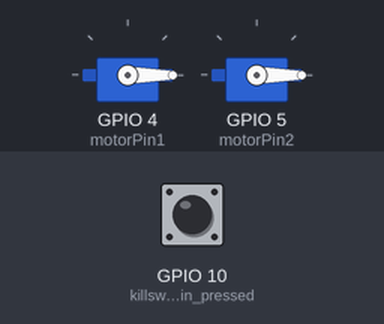
Recording of a sketch running on a simulated ESP32-S3. Parts: 2 × servo. The inputs (shaded band) are chosen by the test bench; at power-on: GPIO 10 (killswitch_pin_pressed) HIGH. What the sketch prints to the serial monitor is not drawn.

Above: at 6.2 s.
6.3 s: GPIO 10 (killswitch_pin_pressed) pulled LOW for 0.15 s
At 6.7 s:
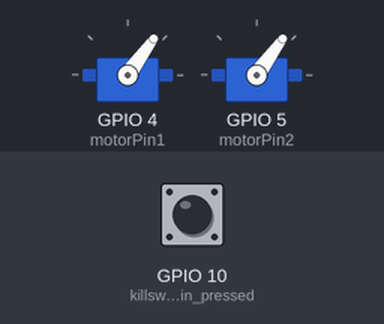
7.9 s: GPIO 10 (killswitch_pin_pressed) pulled LOW for 1 s
At 9.2 s:
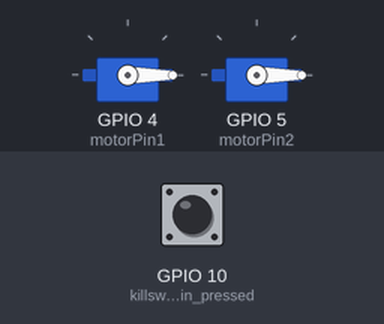
11.9 s: GPIO 10 (killswitch_pin_pressed) pulled LOW for 3.2 s
At 12.2 s:
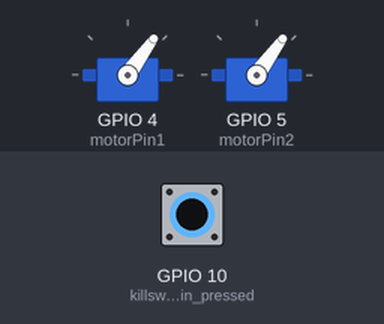
16.6 s: GPIO 10 (killswitch_pin_pressed) pulsed LOW 5 times (0.12 s each, 0.3 s apart)
At 16.75 s:
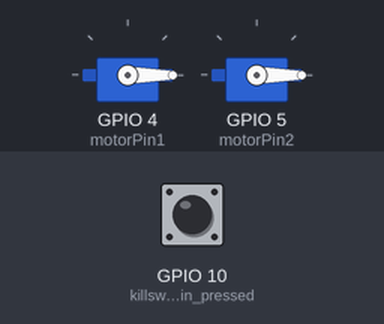
21.1 s: GPIO 10 (killswitch_pin_pressed) pulsed LOW 2 times (0.12 s each, 0.3 s apart)
At 21.9 s:
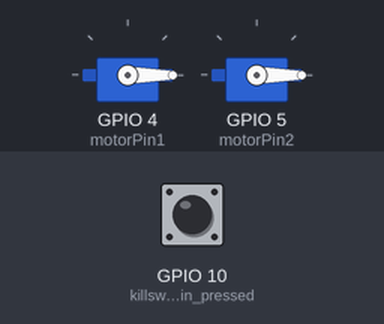
Timing chart, 0 to 24.1 s (numbered marks = the images above; inputs shaded):
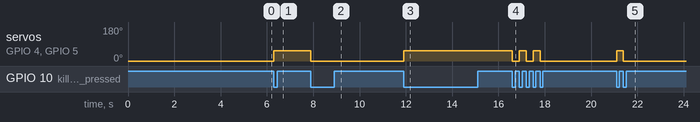

The sketch:

motor_dir_check.ino
```cpp
#include <ESP32Servo.h>

Servo motor1;
Servo motor2;

const int motorPin1 = 4;  // Pin connected to the servo
const int motorPin2 = 5;  // Pin connected to the servo

const int minPulseWidth = 1000;  // Minimum pulse width in microseconds (1 ms)
const int maxPulseWidth = 2000;  // Maximum pulse width in microseconds (2 ms)
//const int maxPosition = 1000;    // Maximum position value (0 to 1000)

const int killswitch_pin_pressed = 10;

volatile bool state = LOW;  // System initially off
volatile unsigned long last_interrupt_time = 0;


void setup() {
  Serial.begin(115200);

  ESP32PWM::allocateTimer(0);
  ESP32PWM::allocateTimer(1);
  ESP32PWM::allocateTimer(2);
  ESP32PWM::allocateTimer(3);
  motor1.setPeriodHertz(50);  // standard 50 hz servo
  motor2.setPeriodHertz(50);  // standard 50 hz servo
  motor1.attach(motorPin1, 1000, 2000);
  motor2.attach(motorPin2, 1000, 2000);

  pinMode(killswitch_pin_pressed, INPUT_PULLUP);
  attachInterrupt(digitalPinToInterrupt(killswitch_pin_pressed), killswitch, FALLING);


  //esc_calibration();  //only first time


  Serial.println("set pulse with to 1000 (0%)");
  motor1.writeMicroseconds(1000);
  motor2.writeMicroseconds(1000);
  delay(5000);
}

void loop() {
  if (state == HIGH) {
     Serial.println("system is active");
    motor1.writeMicroseconds(1300);  //set to 1000us puls length
    motor2.writeMicroseconds(1300);  //set to 1000us puls length
  }
  if (state == LOW) {
    Serial.println("system is not running");
    motor1.writeMicroseconds(minPulseWidth);  //set to 1000us puls length
    motor2.writeMicroseconds(minPulseWidth);  //set to 1000us puls length
  }
  //do nothing
}

void esc_calibration() {
  motor1.writeMicroseconds(maxPulseWidth);  // set to 2000us puls length
  motor2.writeMicroseconds(maxPulseWidth);  // set to 2000us puls length
  Serial.println("max positon");
  Serial.println("now wait for the motor calibration beeps");

  while (state == LOW) { delay(10); }  //if switch is not low wait

  motor1.writeMicroseconds(minPulseWidth);  //set to 1000us puls length
  motor2.writeMicroseconds(minPulseWidth);  //set to 1000us puls length
  Serial.println("low position");
}

void killswitch() {
  unsigned long interrupt_time = millis();

  // Debounce: Ignore interrupt if triggered within the last 200ms
  if (interrupt_time - last_interrupt_time > 200) {
    // Toggle the system state
    state = !state;

    // Motor control based on the new state
    if (state == LOW) {
      motor1.writeMicroseconds(minPulseWidth);  //set to 1000us puls length
      motor2.writeMicroseconds(minPulseWidth);  //set to 1000us puls length
    } else {
      //start test system
    }

    // Update the last interrupt time
    last_interrupt_time = interrupt_time;
  }
}
```

Measured:
- after the input at 6.3 s, servo on GPIO 4 (motorPin1), servo on GPIO 5 (motorPin2): 0° → 54° at once
- after the input at 7.9 s, servo on GPIO 4 (motorPin1), servo on GPIO 5 (motorPin2): 54° → 0° at once
- after the input at 11.9 s, servo on GPIO 4 (motorPin1), servo on GPIO 5 (motorPin2): 0° → 54° at once
- after the input at 16.6 s, servo on GPIO 4 (motorPin1), servo on GPIO 5 (motorPin2): alternates 54° for 0.30 s and 0° for 0.30 s, 5 changes in all, then stays 0°, starting at once
- after the input at 21.1 s, servo on GPIO 4 (motorPin1), servo on GPIO 5 (motorPin2): 0° → 54° at once, → 0° 0.30 s later
